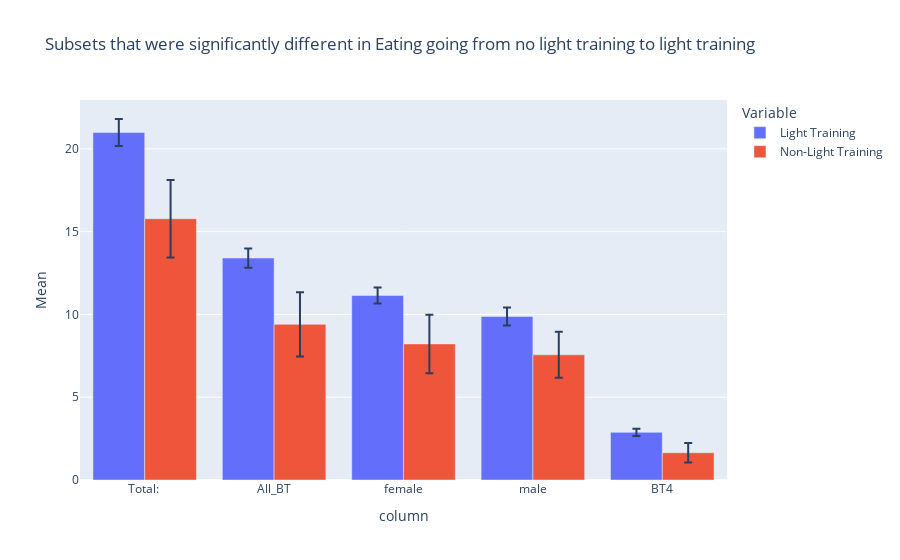

Notebook code for this chart:
### Markdown cell above
## Light Training all-time vs. non-light training

### Code cell
test = pd.DataFrame()
sig = ["BT4", "male", "female","All_BT","Total: "]
for column in sig:
    x = st.t.interval(alpha=0.95, df=len(light_eat[column])-1, loc=np.mean(light_eat[column]), scale=st.sem(light_eat[column],nan_policy='omit'))
    y = st.t.interval(alpha=0.95, df=len(no_light_eat[column])-1, loc=np.mean(no_light_eat[column]), scale=st.sem(no_light_eat[column],nan_policy='omit'))
    if overlap(x[0],x[1],y[0],y[1])==False:
        light_mean = light_eat[column].mean()
        no_light_mean = no_light_eat[column].mean()
        light_int = st.t.interval(alpha=0.95, df=len(light_eat[column])-1, loc=np.mean(light_eat[column]), scale=st.sem(light_eat[column],nan_policy='omit'))
        no_light_int = st.t.interval(alpha=0.95, df=len(no_light_eat[column])-1, loc=np.mean(no_light_eat[column]), scale=st.sem(no_light_eat[column],nan_policy='omit'))
        light_error = (light_int[1] - light_int[0])/2
        no_light_error = (no_light_int[1] - no_light_int[0])/2
        pd.Series()
        data = {'Variable':['Light Training','Non-Light Training'], 'Mean':[light_mean,no_light_mean],'error':[light_error,no_light_error],'column':[column,column]} 
        data = pd.DataFrame(data)
        test = pd.concat([test, data])
    else:
        print(column,"Has Confidence Intervals that overlap")
        print("Here are the confidence intervals:")
        print("Light Training:",x)
        print("Non-Light Training:",y)
test

px.bar(test, x = "column", y = "Mean", color = "Variable", error_y = "error", barmode = "group", title = "Subsets that were significantly different in Eating going from no light training to light training",category_orders = {"column":test.sort_values(by = "Mean", ascending = False)["column"]})

### Figure 1 — Plotly figure (JSON) as saved in the notebook; plotly's stock layout.template omitted (floating-point values rounded to 4 significant figures)
{"data": [{"alignmentgroup": "True", "error_y": {"array": [0.2233, 0.5449, 0.4834, 0.5826, 0.8165]}, "hovertemplate": "Variable=Light Training<br>column=%{x}<br>Mean=%{y}<extra></extra>", "legendgroup": "Light Training", "marker": {"color": "#636efa"}, "name": "Light Training", "offsetgroup": "Light Training", "orientation": "v", "showlegend": true, "textposition": "auto", "type": "bar", "x": ["BT4", "male", "female", "All_BT", "Total: "], "xaxis": "x", "y": [2.877, 9.874, 11.14, 13.4, 20.99], "yaxis": "y"}, {"alignmentgroup": "True", "error_y": {"array": [0.5894, 1.39, 1.765, 1.935, 2.34]}, "hovertemplate": "Variable=Non-Light Training<br>column=%{x}<br>Mean=%{y}<extra></extra>", "legendgroup": "Non-Light Training", "marker": {"color": "#EF553B"}, "name": "Non-Light Training", "offsetgroup": "Non-Light Training", "orientation": "v", "showlegend": true, "textposition": "auto", "type": "bar", "x": ["BT4", "male", "female", "All_BT", "Total: "], "xaxis": "x", "y": [1.645, 7.561, 8.22, 9.4, 15.78], "yaxis": "y"}], "layout": {"barmode": "group", "legend": {"title": {"text": "Variable"}, "tracegroupgap": 0}, "title": {"text": "Subsets that were significantly different in Eating going from no light training to light training"}, "xaxis": {"anchor": "y", "categoryarray": ["Total: ", "Total: ", "All_BT", "female", "male", "All_BT", "female", "male", "BT4", "BT4"], "categoryorder": "array", "domain": [0, 1], "title": {"text": "column"}}, "yaxis": {"anchor": "x", "domain": [0, 1], "title": {"text": "Mean"}}}}
